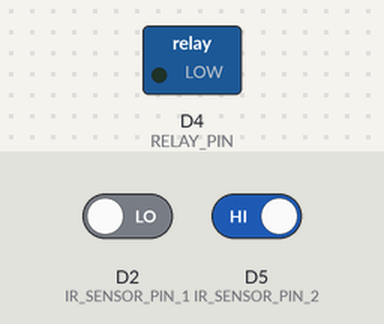
Bench run of a sketch on a simulated ESP8266 (NodeMCU). Parts: switched loads named in the sketch (green lamp = pin HIGH). The inputs (shaded band) are chosen by the test bench; at power-on: D2 (IR_SENSOR_PIN_1) LOW, D5 (IR_SENSOR_PIN_2) HIGH. WiFi joins after 1.5 s; servers stay silent unless stated; what the sketch prints to the serial monitor is not drawn.

Above: at 3.0 s.
3.1 s: D2 (IR_SENSOR_PIN_1) driven HIGH
At 4.4 s:
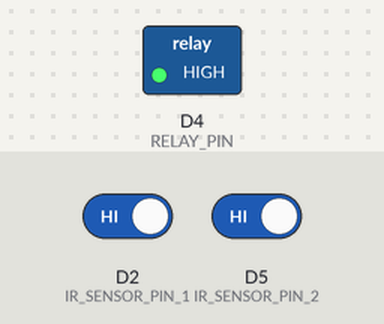
6.6 s: D2 (IR_SENSOR_PIN_1) driven LOW
At 7.1 s:
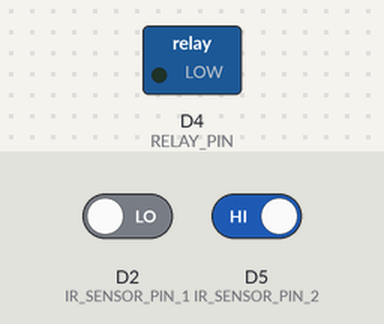
Timing chart, 0 to 9.6 s (numbered marks = the images above; inputs shaded):
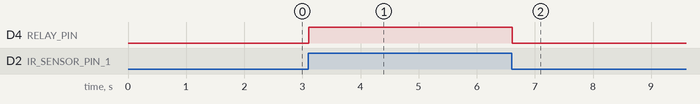

The sketch:

biomedicalmask.ino
```cpp
#define BLYNK_TEMPLATE_ID "TMPL3hOeqvIIs"
#define BLYNK_TEMPLATE_NAME "BIOmedical"
#include <ESP8266WiFi.h>
#include <BlynkSimpleEsp8266.h>

char auth[] = "a1mfsTkEzc1LL4T-OF9AkK_LelhsLDcE";  // Your Blynk auth token
char ssid[] = "HK"; // Your WiFi network name
char pass[] = "aaaaaaaa";    // Your WiFi password

#define IR_SENSOR_PIN_1 D2 // Connect first IR sensor to digital pin D2
#define IR_SENSOR_PIN_2 D5 // Connect second IR sensor to digital pin D3
#define RELAY_PIN D4        // Connect relay module to digital pin D4

BlynkTimer timer;

void setup() {
  Serial.begin(9600);
  delay(10);

  Blynk.begin(auth, ssid, pass);
  Serial.println("Connecting to Blynk...");
  while (!Blynk.connected()) {
    Blynk.connect();
  }
  Serial.println("Connected to Blynk.");

  pinMode(IR_SENSOR_PIN_1, INPUT);
  pinMode(IR_SENSOR_PIN_2, INPUT);
  pinMode(RELAY_PIN, OUTPUT);

  timer.setInterval(100L, checkIRSensors);
}

void loop() {
  Blynk.run();
  timer.run();
}

void checkIRSensors() {
  int irSensor1State = digitalRead(IR_SENSOR_PIN_1);
  int irSensor2State = digitalRead(IR_SENSOR_PIN_2);

  // Update virtual pin for sensor 1
  Blynk.virtualWrite(V1, irSensor1State);

  if (irSensor1State == HIGH) {
    // If IR sensor 1 detects something, trigger relay
    digitalWrite(RELAY_PIN, HIGH);
  } else {
    digitalWrite(RELAY_PIN, LOW);
  }

  if (irSensor2State == LOW) {
    // If IR sensor 2 detects something, send notification
    Serial.println("Patient number x needs assistance.");
    Blynk.logEvent("alert", "Patient number x needs assistance.");
  }
}
```

Measured:
- after the input at 3.1 s, D4 (RELAY_PIN): LOW → HIGH at once
- after the input at 6.6 s, D4 (RELAY_PIN): HIGH → LOW at once
